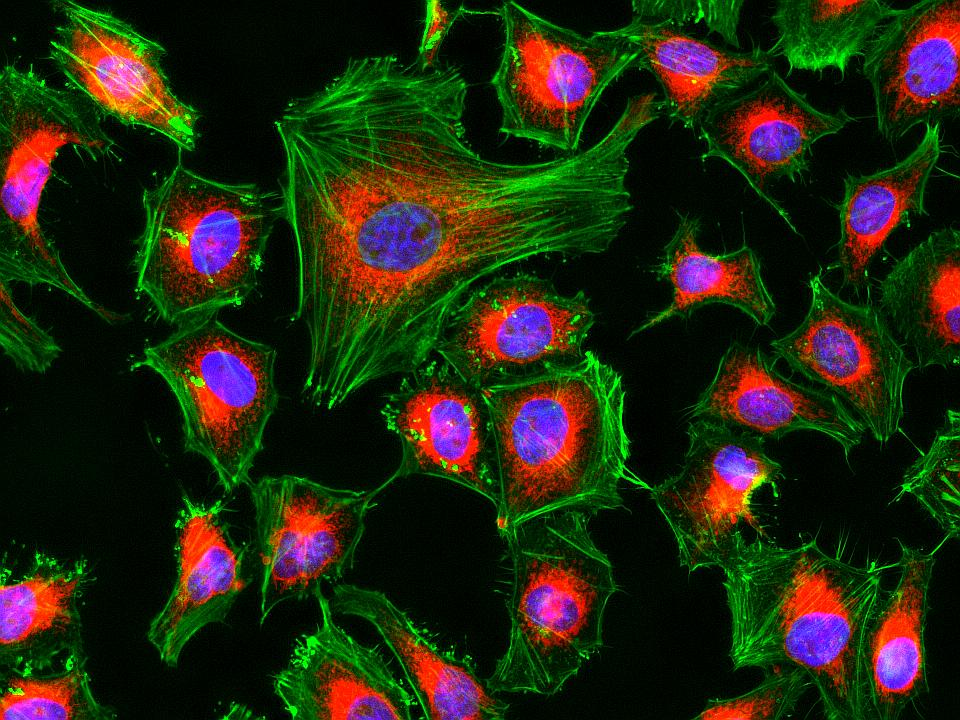
#> input picture Unidad 3 - OpenCV/Datasets/1/cell.jpg, 960 x 720 px, found by its file name
$ jupyter execute --allow-errors 1_Bases_Espacio_de_color.ipynb
#> lines starting #> are read from the running program, lines starting #| are printed output that depends on the picture; long printed decimals are rounded
**Color**

The color of an object is determined by the different wavelengths of light it reflects (and absorbs), which is affected by the object’s physical properties.

Color is a perception, not the physical property of an object … though it’s affected by the object’s properties.

**Color space Vs Color model**

The color models, as RGB, are used in order to categorize and represent colors in computers mathematically.

A color space is the organization of colors that is used to display or reproduce colors in a medium such as computer screen.

It’s how are mapped the real colors to the color model’s discrete values

Note that these terms are often used interchangeably.

**Characteristics of color**

The color can be characterized by the following properties:

- hue: the dominant color, name of the color itself e.g. red, yellow, green.
- saturation or chroma: how pure is the color, the dominance of hue in color, purity, strength, intensity, intense vs dull.
- brightness or value: how bright or illuminated the color is, black vs white, dark vs light.

**RGB**

In RGB color model, all the colors are represented by adding the combinations of three primary colors: Red, Green, and Blue.

All the primary colors at full intensity form white represented by RGB(255, 255, 255), and at zero intensity gives black (0,0,0).

Though RGB model is a convenient model for representing colors, it differs from how human eye perceive colors.

**CMYK**

CMYK is a subtractive color model i.e. the different colors are represented by subtracting some color from white

Cyan is white minus red.

Cyan, Magenta, and Yellow are the complements of red, green and, blue respectively.

The fourth Key (black color) is added to yield CYMK for better reproduction of colors.

Conversion from RGB to CMYK: C=W−R, M=W−G, Y=W−B.

**HSV and HSL**

HSV (Hue, Saturation, Value) and HSL (Hue, Saturation, Lightness) color models were designed to be more intuitive and interpretable.

These are cylindrical representation of colors.

- Hue, the color itself, ranges from 0 to 360 starting and ending with red.

- Saturation defines how pure the color is i.e. the dominance of hue in the color. It ranges from 0 (no color saturation) to 1 (full saturation).

- The Value (in HSV) and Lightness (in HSL), both ranging from 0 (no light, black) at the bottom to 1 (white) at the top, indicates the illumination level. They differ in the fact that full saturation is achieved at V=1 in HSV, while in HSL, it’s achieved at L=0.5.

There are more than 150 color-space conversion methods available in OpenCV. But we will look into only two which are most widely used ones, BGR ↔ Gray and BGR ↔ HSV.

For color conversion,we use the function cv2.cvtColor(input_image, flag)where flag determines the type of conversion.

[cell 1]
import os
if os.path.exists('Imagenes'):
    print ('La carpeta ya existe')
else:
    os.system('wget -nc https://www.dropbox.com/s/i80af08mp0y5ux5/Imagenes.zip?dl=1')
    os.system('unzip Imagenes.zip?dl=1')
    os.system('rm -r Imagenes.zip?dl=1')
    print('ImAgenes descargadas')

[cell 2]
import cv2
import numpy as np
import matplotlib.pyplot as plt

[cell 3]
img = cv2.imread("C:/Users/SANTIAGO/PDI Procesamiento Digital de Imagenes/Unidad 3 - OpenCV/Datasets/1/cell.jpg")
#> img is the input picture: shape (720, 960, 3); mean B, G, R 17.7, 39.7, 36.5
#img = cv2.imread("C:/Users/SANTIAGO/PDI Procesamiento Digital de Imagenes/Unidad 3 - OpenCV/Datasets/1/yo.jpg")
img = cv2.cvtColor(img, cv2.COLOR_BGR2RGB)

[cell 4]
print ('tamanho, producto de f*col*can ', img.size)
#| tamanho, producto de f*col*can  2073600
print ('tipo                           ', img.dtype)
#| tipo                            uint8
print ('tamanho de la primera dimension', len(img))
#| tamanho de la primera dimension 720
print ('tamanho de la segunda          ', len(img[0,:,:]))
#| tamanho de la segunda           960
print ('tamanho de la tercera          ', len(img[0,0,:]))
#| tamanho de la tercera           3
print ('filas, columnas y canales      ', img.shape)
#| filas, columnas y canales       (720, 960, 3)
print ('media                          ', img.mean())
#| media                           31.305
print ('desviacion estandar            ', img.std())
#| desviacion estandar             53.609
print ('valor minimo                   ', img.min())
#| valor minimo                    0
print ('valor maximo                   ', img.max())
#| valor maximo                    255

[cell 5]
plt.imshow(img)

[cell 6]
imgR=img[:,:,0] # R
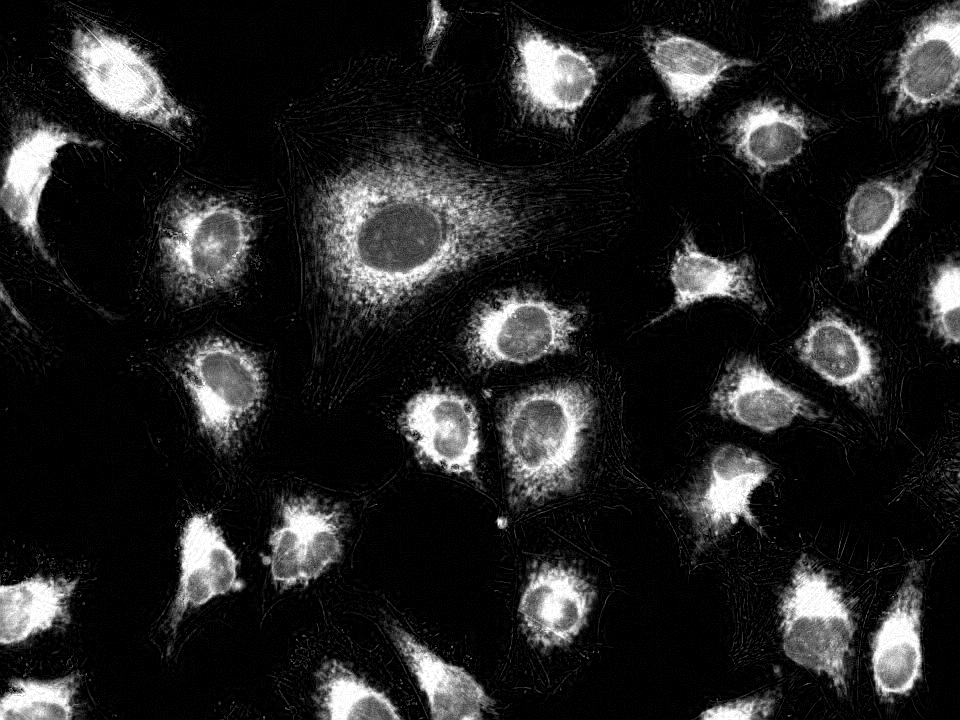
#> imgR: shape (720, 960); min 0, max 255, mean 36.5
imgG=img[:,:,1] # G
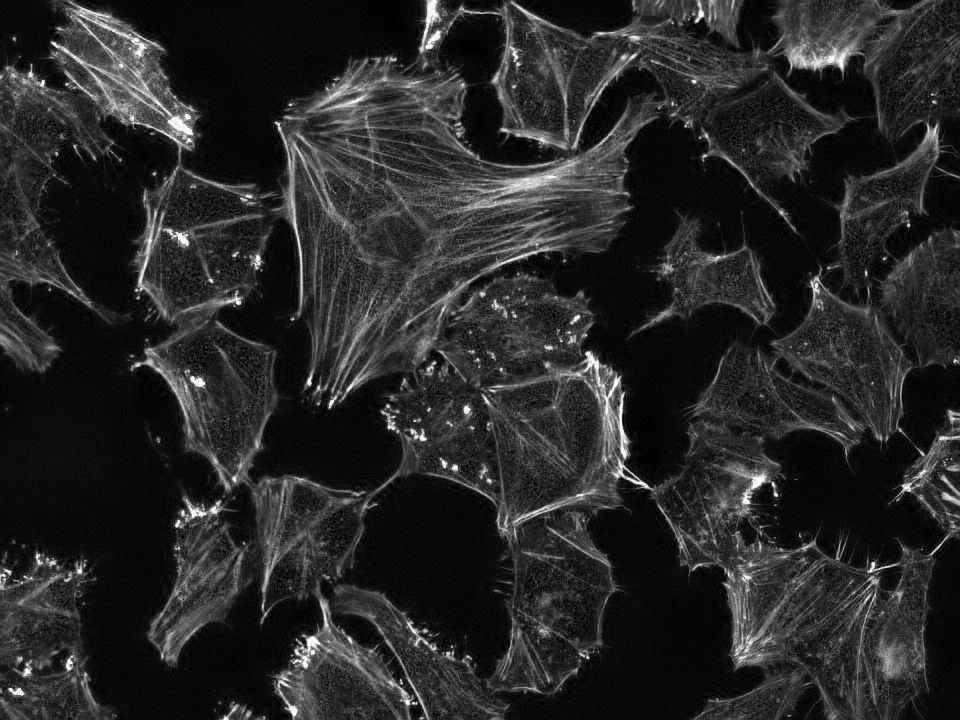
#> imgG: shape (720, 960); min 0, max 255, mean 39.7
imgB=img[:,:,2] # B
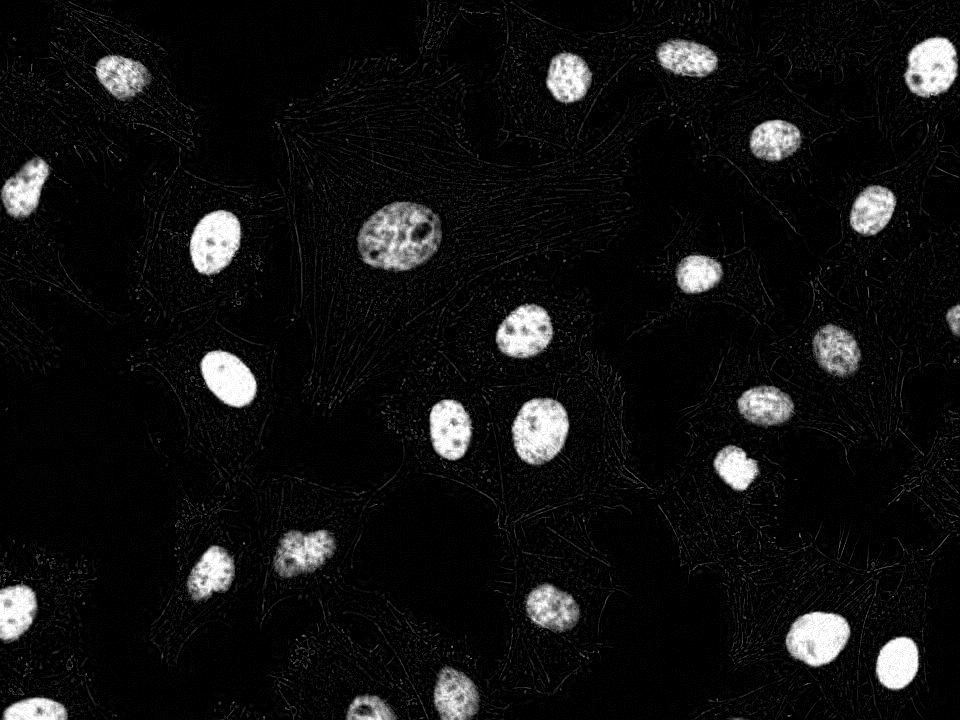
#> imgB: shape (720, 960); min 0, max 255, mean 17.7

[cell 7]
plt.figure(figsize=(15,6))
plt.subplot(1,3,1)
plt.imshow(imgB, cmap='gray')
plt.subplot(1,3,2)
plt.imshow(imgG, cmap='gray')
plt.subplot(1,3,3)
plt.imshow(imgR, cmap='gray')
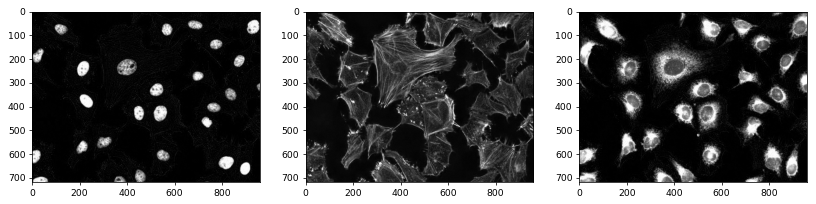
#> figure drawn by matplotlib, 3 panels

[cell 8]
plt.figure(figsize=(15,6))
plt.subplot(1,3,1)
plt.imshow(imgB, cmap='Reds')
plt.subplot(1,3,2)
plt.imshow(imgG, cmap='Greens')
plt.subplot(1,3,3)
plt.imshow(imgR, cmap='Blues')

[cell 9]
imaR=np.copy(img)
imaR[:,:,1]=0
imaR[:,:,2]=0
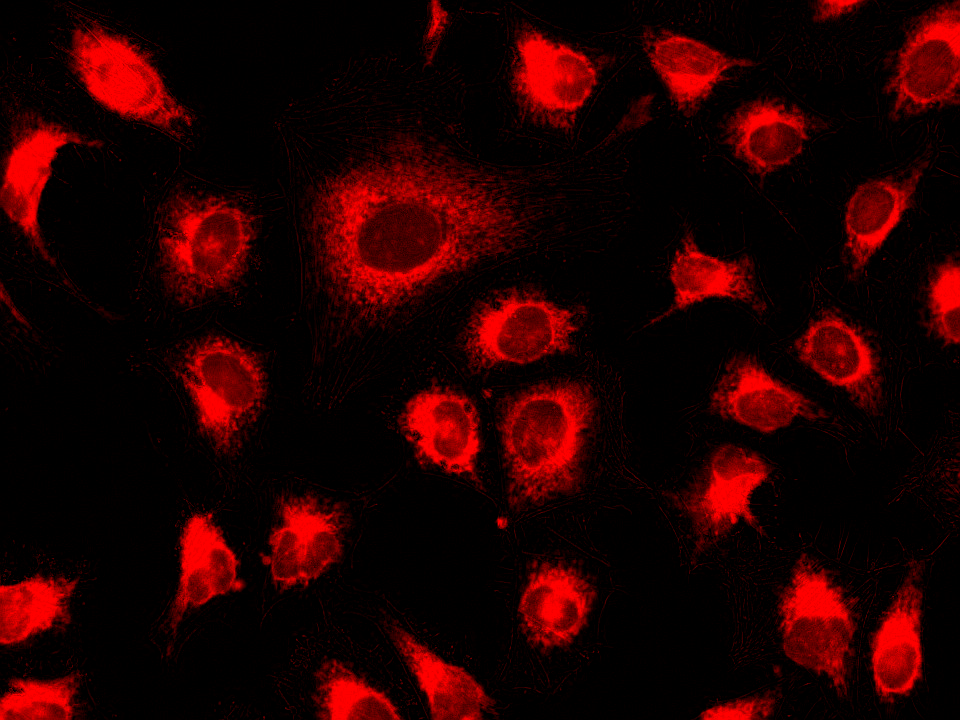
#> imaR: shape (720, 960, 3); mean R, G, B 36.5, 0, 0

imaG=np.copy(img)
imaG[:,:,0]=0
imaG[:,:,2]=0
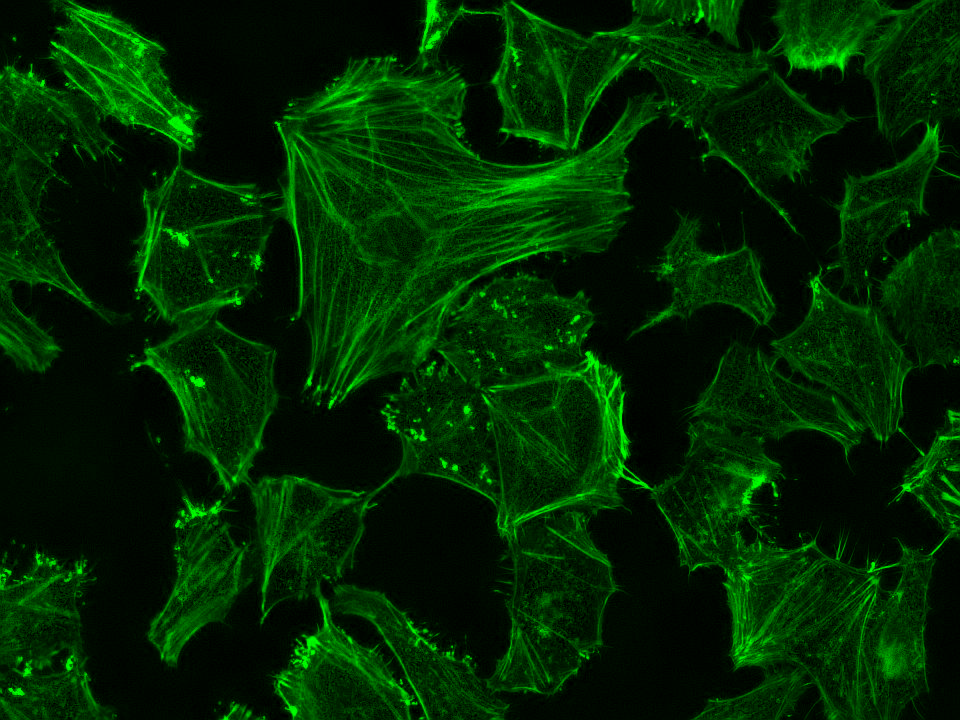
#> imaG: shape (720, 960, 3); mean R, G, B 0, 39.7, 0

imaB=np.copy(img)
imaB[:,:,1]=0
imaB[:,:,0]=0
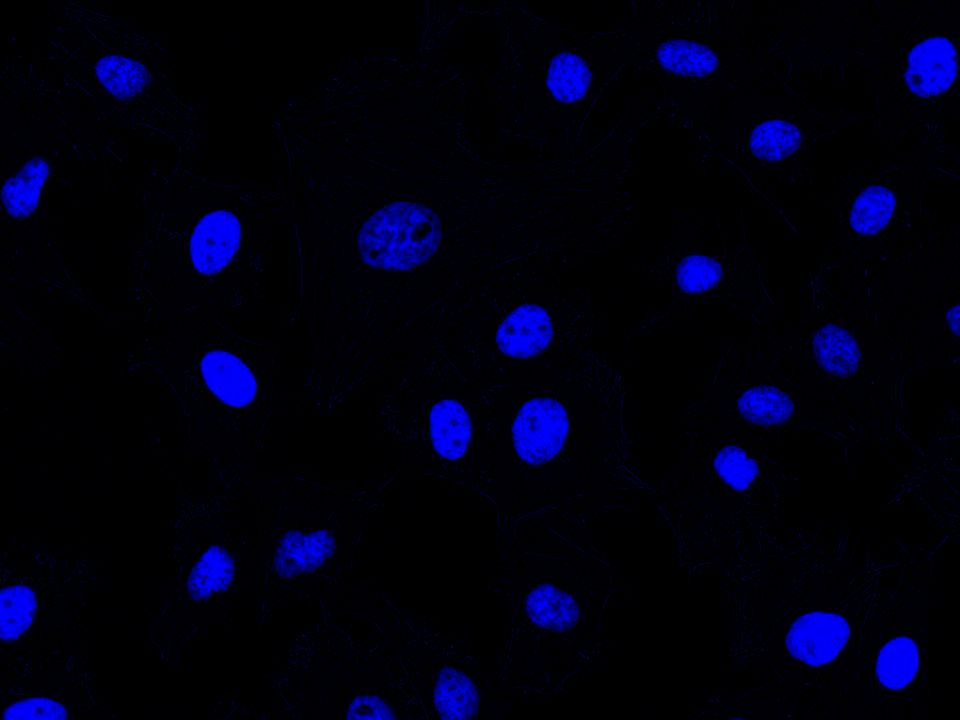
#> imaB: shape (720, 960, 3); mean R, G, B 0, 0, 17.7

[cell 10]
plt.figure(figsize=(15,6))
plt.subplot(1,3,1)
plt.imshow(imaB)
plt.subplot(1,3,2)
plt.imshow(imaG)
plt.subplot(1,3,3)
plt.imshow(imaR) # Es diferente de mostrar 1 solo canal imaR[:,:,0]

#> (a cell that did not finish here is left out)

[cell 12]
img = cv2.imread("C:/Users/SANTIAGO/PDI Procesamiento Digital de Imagenes/Unidad 3 - OpenCV/Datasets/1/cell.jpg")
# Carga de imagenes con representación en el modelo HSV
imaHSV=cv2.cvtColor(img, cv2.COLOR_BGR2HSV)
#> imaHSV: shape (720, 960, 3); mean H, S, V 57.8, 233.1, 64.4

[cell 13]
plt.figure(figsize=(15,6))
plt.subplot(1,2,1)
plt.imshow(img)
plt.subplot(1,2,2)
plt.imshow(imaHSV)
#> figure, not shown here; B, G, R data is drawn as R, G, B

imshow tiene un modelo RGB para representar imagenes, y al solicitarle graficar una imagen que esta en otro modelo no la representa bien

[cell 14]
cv2.imwrite('./Imagenes/imagen1.1.png',imaHSV)
#> Out = True

[cell 15]
plt.figure(figsize=(15,6))
plt.subplot(1,3,1)
plt.imshow(imaHSV[:,:,0], cmap='gray') # Matiz o Color
plt.subplot(1,3,2)
plt.imshow(imaHSV[:,:,1], cmap='gray') # Saturacion (Colores puros o no)
plt.subplot(1,3,3)
plt.imshow(imaHSV[:,:,2], cmap='gray') # Valor ("Brillo" Se captura una escala de grises)
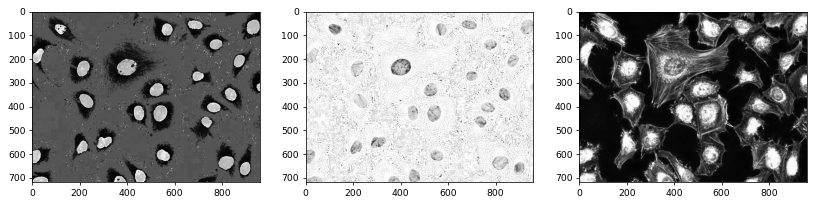
#> figure drawn by matplotlib, 3 panels

$ run again, with Unidad 3 - OpenCV/Datasets/1/yo.jpg copied over Unidad 3 - OpenCV/Datasets/1/cell.jpg
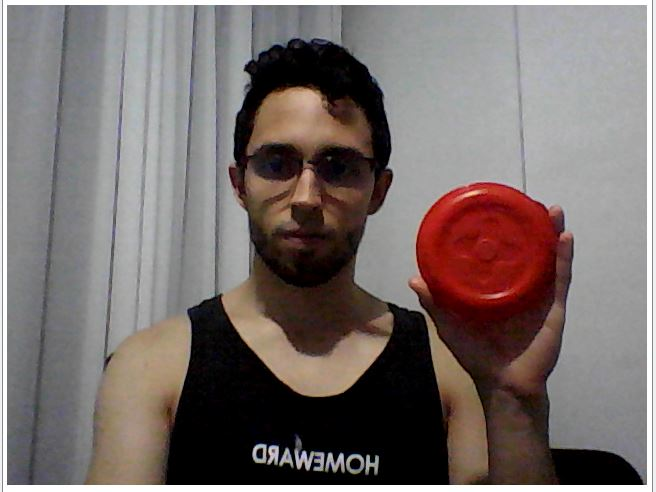
#> input picture Unidad 3 - OpenCV/Datasets/1/yo.jpg, 656 x 492 px, found by its file name
#> img is the input picture: shape (492, 656, 3); mean B, G, R 107.5, 109.9, 120.3
#| tamanho, producto de f*col*can  968256
#| tipo                            uint8
#| tamanho de la primera dimension 492
#| tamanho de la segunda           656
#| tamanho de la tercera           3
#| filas, columnas y canales       (492, 656, 3)
#| media                           112.562
#| desviacion estandar             68.461
#| valor minimo                    0
#| valor maximo                    255
#> `imaB[:,:,0]=0`:
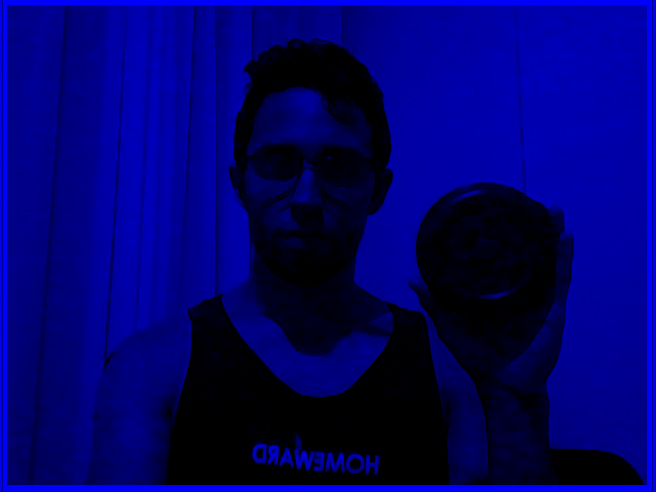
#> imaB: shape (492, 656, 3); mean R, G, B 0, 0, 107.5
#> imaHSV: shape (492, 656, 3); mean H, S, V 55.4, 54.1, 122.1
#> Out = True
#> `[cell 15] plt.figure(figsize=(15,6)) plt.subplot(1,3,1) plt.imshow(ima..`:
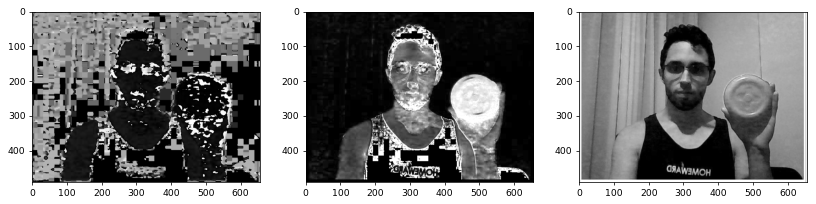
#> figure drawn by matplotlib, 3 panels
